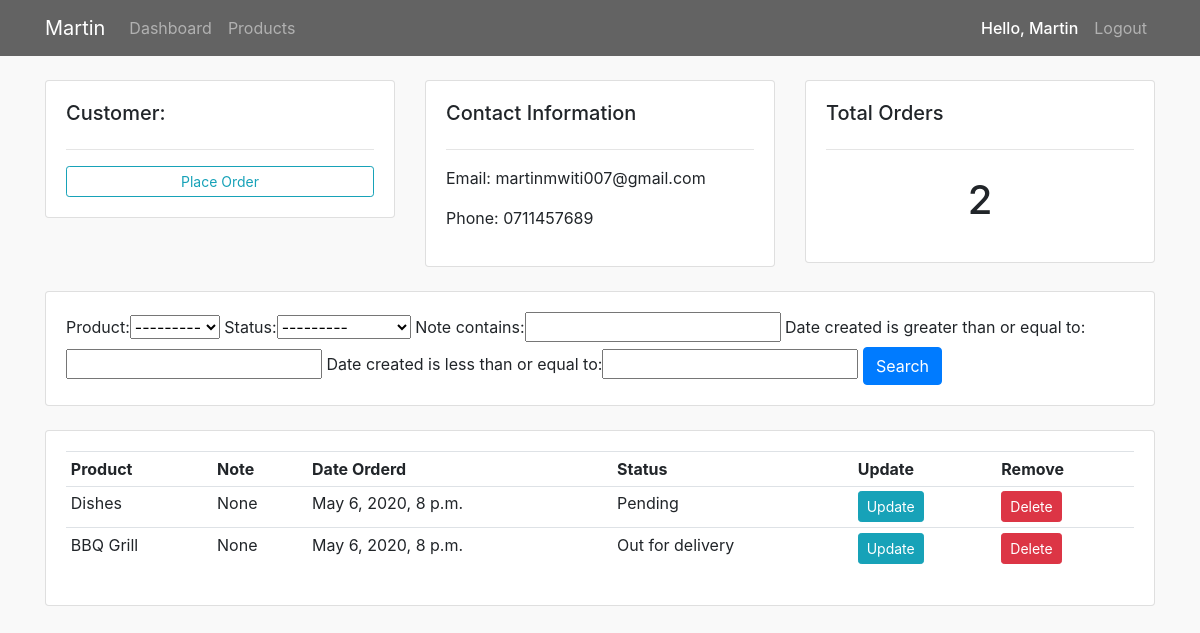
The app's page /customers/1 (signed in), older data.
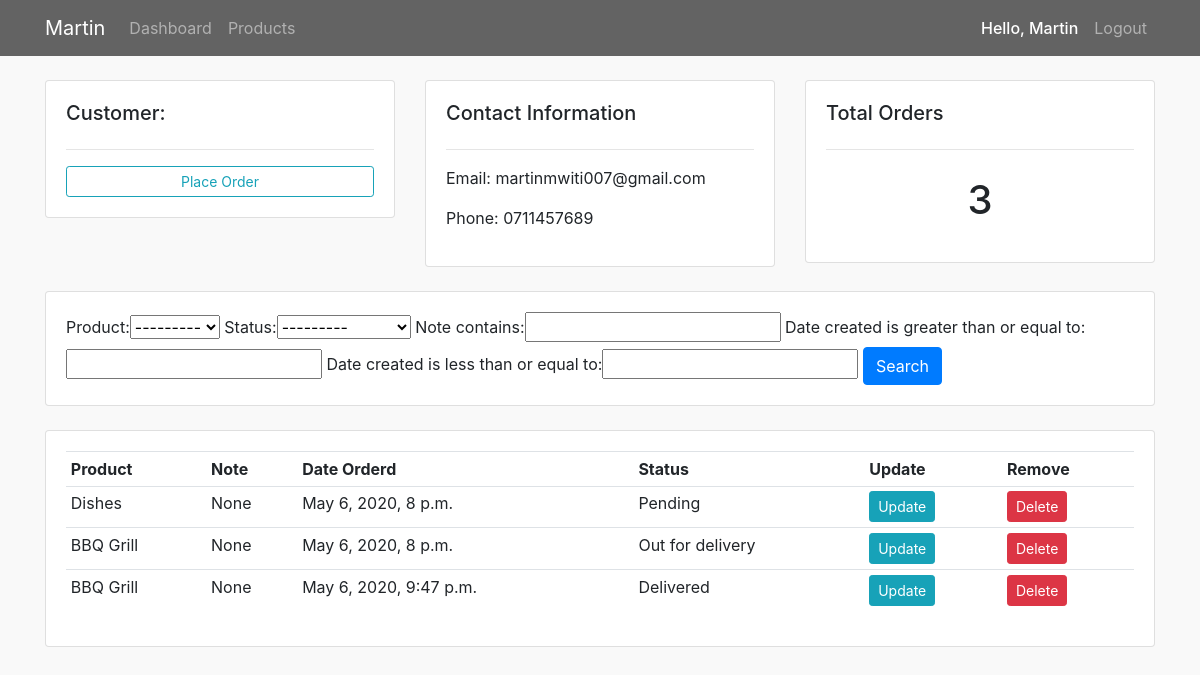
The same page, newer data.
### accounts/models.py (models this page shows, shortened)
class Customer(models.Model):
    user = models.OneToOneField(User, null=True, blank=True, on_delete=models.CASCADE) # ONE USER CAN HAVE ONE CUSTOMER, ONE CUSTOMER CAN HAVE ONE USER
    name = models.CharField(max_length=200, null=True)
    phone = models.CharField(max_length=200, null=True)
    email = models.CharField(max_length=200, null=True)
    profile_pic = models.ImageField(default="default.png", null=True, blank=True)
    date_created = models.DateTimeField(auto_now_add=True, null=True)

class Order(models.Model):
    STATUS = (
        ('Pending', 'Pending'),
        ('Out for delivery', 'Out of delivery'),
        ('Delivered', 'Delivered'),
    )
    customer = models.ForeignKey(Customer, null=True, on_delete=models.SET_NULL)
    product = models.ForeignKey(Product, null=True, on_delete=models.SET_NULL)
    date_created = models.DateTimeField(auto_now_add=True, null=True)
    status = models.CharField(max_length=200, null=True, choices=STATUS) # Dropdown
    note = models.CharField(max_length=200, null=True)

class Product(models.Model):
    CATEGORY = (
        ('Indoor', 'Indoor'),
        ('Out Door', 'Out Door'),
    )
    name = models.CharField(max_length=200, null=True)
    price = models.FloatField(null=True)
    category = models.CharField(max_length=200, null=True, choices=CATEGORY)
    description = models.CharField(max_length=200, null=True, blank=True)
    date_created = models.DateTimeField(auto_now_add=True, null=True)
    tags = models.ManyToManyField(Tag)
    def __str__(self):
        return self.name

### accounts/decorators.py (the view)
        def wrapper_func(request, *args, **kwargs):
            group = None
            if request.user.groups.exists():
                group = request.user.groups.all()[0].name # grab the 1st name of a user group name
            if group in allowed_roles:  # i specified the allowed_roles in the views.py file
                return view_func(request, *args, **kwargs)
            else:
                return HttpResponse("You are not authorized to view this page.")

### accounts/views.py (called while the page is built)
@login_required(login_url='login')
@allowed_users(allowed_roles=['admin'])
def customers(request, pk):
    customer = Customer.objects.get(id=pk)
    orders = customer.order_set.all()
    orders_count = orders.count()
    myFilter = OrderFilter(request.GET, queryset=orders)
    orders = myFilter.qs
    context = {"customer": customer,
               "orders": orders, "orders_count": orders_count, "myFilter": myFilter}
    return render(request, 'accounts/customers.html', context)

### accounts/templates/accounts/customers.html
{% extends 'accounts/main.html' %}
{% block content %}
<br>
<div class="row">
    <div class="col-md">
        <div class="card card-body">
            <h5>Customer:</h5>
            <hr>
            <a class="btn btn-outline-info  btn-sm btn-block" href="{% url 'create_order' customer.id %}">Place Order</a>
        </div>
    </div>
    <div class="col-md">
        <div class="card card-body">
            <h5>Contact Information</h5>
            <hr>
            <p>Email: {{customer.email}}</p>
            <p>Phone: {{customer.phone}}</p>
        </div>
    </div>
    <div class="col-md">
        <div class="card card-body">
            <h5>Total Orders</h5>
            <hr>
            <h1 style="text-align: center;padding: 10px">{{orders_count}}</h1>
        </div>
    </div>
</div>
<br>
<div class="row">
    <div class="col">
        <div class="card card-body">
            <form method="get">
                {{myFilter.form}}
                <button class="btn btn-primary" type="submit">Search</button>
            </form>
        </div>
    </div>
</div>
<br>
<div class="row">
    <div class="col-md">
        <div class="card card-body">
            <table class="table table-sm">
                <tr>
                    <th>Product</th>
                    <th>Note</th>
                    <th>Date Orderd</th>
                    <th>Status</th>
                    <th>Update</th>
                    <th>Remove</th>
                </tr>
                {% for order in orders %}
                    <tr>
                        <td>{{order.product}}</td>
                        <td>{{order.note}}</td>
                        <td>{{order.date_created}}</td>
                        <td>{{order.status}}</td>
                        <td><a class="btn btn-sm btn-info" href="{% url 'update_order' order.id %}">Update</a></td>
                        <td><a class="btn btn-sm btn-danger" href="{% url 'delete_order' order.id %}">Delete</a></td>
                    </tr>
                {% endfor %}
            </table>
        </div>
    </div>
</div>
{% endblock %}

### accounts/templates/accounts/main.html (shortened to what this page needs)
{% load static %}
<!DOCTYPE html>
<html lang="en">
<head>
    <link rel="stylesheet" href="https://stackpath.bootstrapcdn.com/bootstrap/4.3.1/css/bootstrap.min.css"
>
    <link rel="stylesheet" type="text/css" href="{% static 'css/main.css' %}">
</head>
<body>
    {% include 'accounts/navbar.html' %}
    <div class="container">
    {% block content %}{% endblock %}
    </div>
</body>
</html>

### accounts/templates/accounts/navbar.html (shortened to what this page needs)
{% load static %}
<nav class="navbar sticky-top navbar-expand-lg navbar-dark " style="background-color: rgba(0, 0, 0, 0.6);">
<div class="container">
    <a class="navbar-brand" href="{% url 'home' %}">Martin</a>
    <div class="collapse navbar-collapse" id="navbarNavAltMarkup">
        <div class="navbar-nav mr-auto">
            {% if request.user.is_staff %}
                <a class="nav-item nav-link" href="{% url 'home' %}">Dashboard</a>
                <a class="nav-item nav-link" href="{% url 'products' %}">Products</a>
            {% else %}
                <a class="nav-item nav-link" href="{% url 'account' %}">Settings</a>
            {% endif %}
        </div>
        <div class="navbar-nav">
        {% if user.is_authenticated %}
            <span class="nav-item nav-link" id="hello-msg">Hello, {{request.user}}</span>
            <a class="nav-item nav-link" href="{% url 'logout' %}">Logout</a>
        {% else %}
            <a class="nav-item nav-link" href="{% url 'login' %}">Login</a>
            <a class="nav-item nav-link" href="{% url 'register' %}">Register</a>
        {% endif %}
        </div>
    </div>
</div>
</nav>

### static/css/main.css (style rules this page uses)
body { background-color: #ebeff5; }

### accounts/templates/accounts/main.html (style rules this page uses)
body { background-image: url(""); background-color: #F9F9F9; }

### accounts/templates/accounts/navbar.html (style rules this page uses)
#hello-msg { color: #fff; font-weight: 500; }

Row changes from the older to the newer data that the page shows:
added Order: product "BBQ Grill", note "None", date_created "May 6, 2020, 9:47 p.m.", status "Delivered"
Text that changed along with them:
{{ orders_count }}: "2" → "3"
